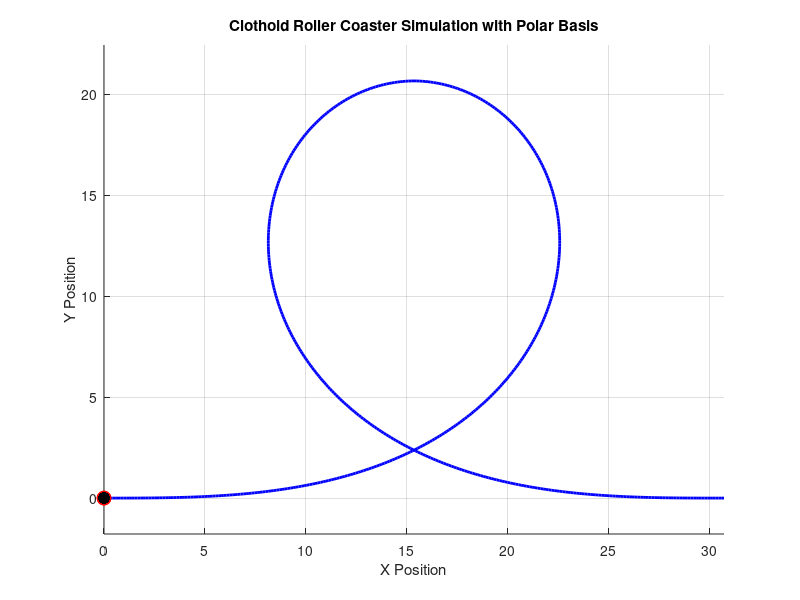

Recreate this plot in MATLAB. (Note: this script raises an error after producing the figure.)
clc;
clear;
close all;

% Parameters
c = 0.00375; % Constant of proportionality
s_max = 41.3; % Maximum parameter limit to allow full clothoid loop
t_values = linspace(0, s_max, 300); % Parameter range
g = 9.81; % Gravitational acceleration (m/s^2)
m = 50; % Mass of the rollercoaster (kg)
ho = 50; % Initial height of the drop (m)

% Define clothoid integral functions
X_clothoid = @(s) arrayfun(@(u) integral(@(z) cos((c * z.^2)/2), 0, u, 'ArrayValued', true), s);
Y_clothoid = @(s) arrayfun(@(u) integral(@(z) sin((c * z.^2)/2), 0, u, 'ArrayValued', true), s);

% Compute clothoid coordinates
x_values = X_clothoid(t_values);
y_values = Y_clothoid(t_values);

% Find the highest point (where y reaches max)
[~, idx_max] = max(y_values);

% Trim the loop to stop at its highest point
x_values = x_values(1:idx_max);
y_values = y_values(1:idx_max);

% Mirror the shape about x = 15.355
x_mirrored = 2 * 15.3557 - x_values;

% Combine original and mirrored tracks
x_track = [x_values, flip(x_mirrored)];
y_track = [y_values, flip(y_values)];

% Curvature calculation
k_values = c * t_values(1:idx_max);
k_mirrored = flip(k_values);
k_track = [k_values, k_mirrored];

% Velocity calculation
h_initial = ho; % Use the initial height
v = sqrt(2 * g * (h_initial - y_track));

% Normal force calculation
R = 1 ./ k_track; % Radius of curvature
N = m * (v.^2 ./ R - g); % Normal force at the top of the loop

% Clamp normal force to zero if negative
N(N < 0) = 0;

% --- Animation setup ---
figure;
hold on;
plot(x_track, y_track, 'b', 'LineWidth', 2); % Plot the track
roller_coaster = plot(x_track(1), y_track(1), 'ro', 'MarkerSize', 10, 'MarkerFaceColor', 'r'); % Roller coaster
line_to_origin = plot([0 0], [0 0], 'k:', 'LineWidth', 2); % Initial empty line
polar_origin = plot(x_track(1),y_track(1), 'ro', 'MarkerSize', 10, 'MarkerFaceColor', 'k');
% Initialize polar basis vectors (e_r and e_theta)
origin_x = x_track(1); % Origin is the start of the track
origin_y = y_track(1);
scale = 5; % Scaling factor for vector visualization

% Radial vector (e_r) in blue
e_r_quiver = quiver(origin_x, origin_y, 0, 0, 'b', 'LineWidth', 1.5, 'MaxHeadSize', 0.5);

% Tangential vector (e_theta) in green
e_theta_quiver = quiver(origin_x, origin_y, 0, 0, 'g', 'LineWidth', 1.5, 'MaxHeadSize', 0.5);

title('Clothoid Roller Coaster Simulation with Polar Basis');
xlabel('X Position');
ylabel('Y Position');
grid on;
axis equal;

% --- Video setup ---
videoFile = 'clothoid_polar_basis.mp4';
videoWriter = VideoWriter(videoFile, 'MPEG-4');
videoWriter.FrameRate = 30;
open(videoWriter);

% --- Animation loop ---
for i = 1:length(x_track)
    % Current position of the roller coaster
    current_x = x_track(i);
    current_y = y_track(i);
    
    % Update roller coaster position
    set(roller_coaster, 'XData', current_x, 'YData', current_y);
    set(line_to_origin, 'XData', [0 current_x], 'YData', [0 current_y] )
    
    % Calculate polar basis vectors relative to the origin (track start)
    dx = current_x - origin_x;
    dy = current_y - origin_y;
    magnitude = sqrt(dx^2 + dy^2);
    
    if magnitude > 0
        % Radial unit vector (e_r)
        e_r_x = dx / magnitude;
        e_r_y = dy / magnitude;
        
        % Tangential unit vector (e_theta = Ez × e_r)
        e_theta_x = -e_r_y; % Rotate e_r 90 degrees counterclockwise
        e_theta_y = e_r_x;
    else
        % At origin, set vectors to zero
        e_r_x = 0;
        e_r_y = 0;
        e_theta_x = 0;
        e_theta_y = 0;
    end
    
    % Update quiver vectors (scaled for visualization)
    set(e_r_quiver, 'XData', current_x, 'YData', current_y, ...
        'UData', e_r_x * scale, 'VData', e_r_y * scale);
    set(e_theta_quiver, 'XData', current_x, 'YData', current_y, ...
        'UData', e_theta_x * scale, 'VData', e_theta_y * scale);
    
    % Capture the frame
    frame = getframe(gcf);
    writeVideo(videoWriter, frame);
    
    % Pause for animation effect
    pause(0.02);
end

% --- Clean up ---
close(videoWriter);
fprintf('Animation saved as %s\n', videoFile);